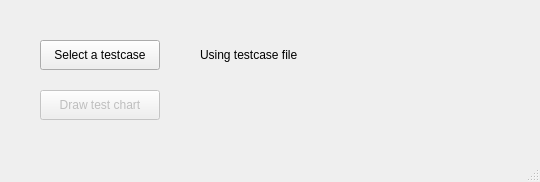
<?xml version="1.0" encoding="UTF-8"?>
<ui version="4.0">
 <class>MainWindow</class>
 <widget class="QMainWindow" name="MainWindow">
  <property name="windowModality">
   <enum>Qt::NonModal</enum>
  </property>
  <property name="enabled">
   <bool>true</bool>
  </property>
  <property name="geometry">
   <rect>
    <x>0</x>
    <y>0</y>
    <width>540</width>
    <height>182</height>
   </rect>
  </property>
  <property name="windowTitle">
   <string>Algo Tester</string>
  </property>
  <property name="windowIcon">
   <iconset>
    <normaloff>ICON.png</normaloff>ICON.png</iconset>
  </property>
  <widget class="QWidget" name="centralwidget">
   <widget class="QPushButton" name="SelectCase">
    <property name="geometry">
     <rect>
      <x>40</x>
      <y>40</y>
      <width>120</width>
      <height>30</height>
     </rect>
    </property>
    <property name="text">
     <string>Select a testcase</string>
    </property>
   </widget>
   <widget class="QLabel" name="UsingCase">
    <property name="geometry">
     <rect>
      <x>200</x>
      <y>40</y>
      <width>300</width>
      <height>30</height>
     </rect>
    </property>
    <property name="text">
     <string>Using testcase file &lt;none&gt;</string>
    </property>
   </widget>
   <widget class="QPushButton" name="DrawChart">
    <property name="enabled">
     <bool>false</bool>
    </property>
    <property name="geometry">
     <rect>
      <x>40</x>
      <y>90</y>
      <width>120</width>
      <height>30</height>
     </rect>
    </property>
    <property name="text">
     <string>Draw test chart</string>
    </property>
   </widget>
  </widget>
  <widget class="QMenuBar" name="menubar">
   <property name="geometry">
    <rect>
     <x>0</x>
     <y>0</y>
     <width>540</width>
     <height>23</height>
    </rect>
   </property>
  </widget>
  <widget class="QStatusBar" name="statusbar"/>
 </widget>
 <resources/>
 <connections/>
</ui>
